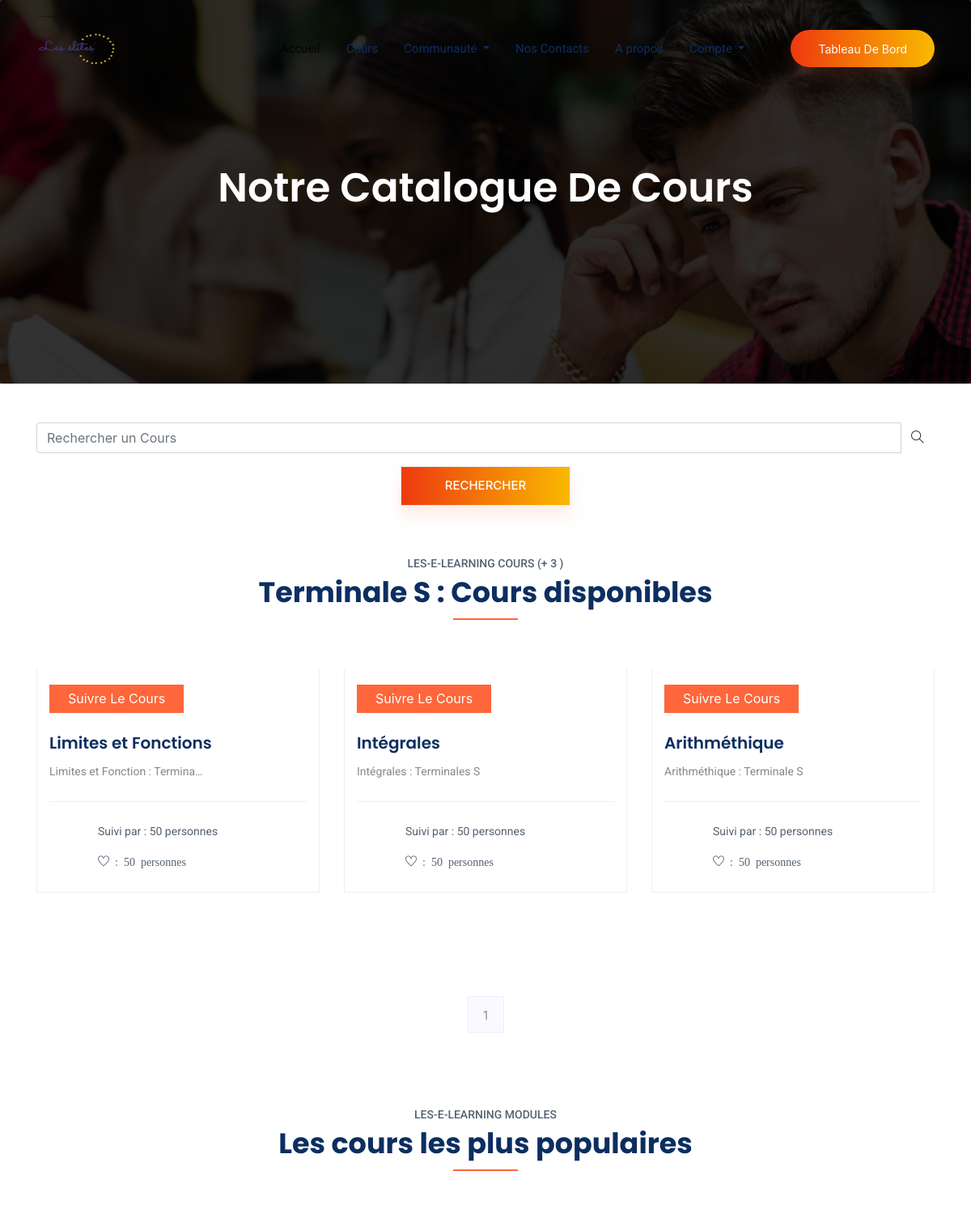
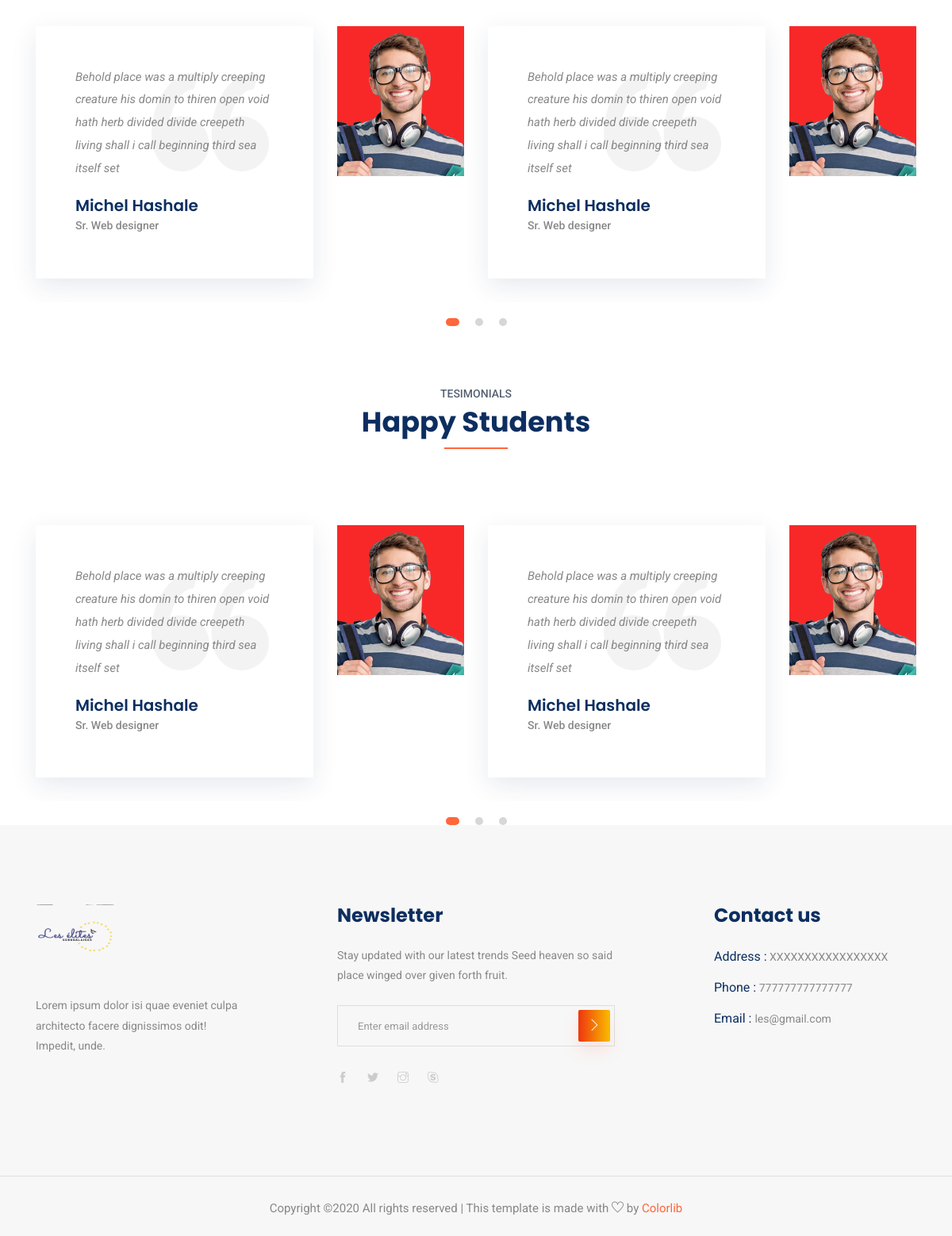
Page /cours/Terminale S/Mathémathiques on the committed database (2 pictures, top to bottom).
### Cours/models.py (models this page shows, shortened)
class Niveau(models.Model):
    niveau = models.CharField(max_length=50)
    photo = models.ImageField(upload_to="./Classes", height_field=None, width_field=None, max_length=None)

class Cours(models.Model):
    titre = models.CharField(max_length=50)
    description = models.TextField()
    categorie = models.CharField(max_length=50)
    niveau = models.ForeignKey(Niveau, on_delete=models.CASCADE)
    photo = models.ImageField(upload_to="./Cours", height_field=None, width_field=None, max_length=None)
    likes = models.ManyToManyField(Membre, blank=True, null=True)

### Cours/views.py (the view, shortened to what this page needs)
# urls.py: path('<str:niveau>/<str:categorie>',views.Cours_liste, name = "Cours_liste" ),
def Cours_liste(request, niveau, categorie):
    niveau = Niveau.objects.get(niveau=niveau)
    niveau_id = niveau.id
    cours = Cours.objects.filter(Q(niveau = niveau_id), Q(categorie = categorie))
    som = cours.count()
    paginator = Paginator(cours, 12)
    page = request.GET.get('page', 1)
    try:
            cours = paginator.page(page)
    except PageNotAnInteger:
            cours = paginator.page(1)
    except EmptyPage:
            cours = paginator.page(paginator.num_pages)
    query_ = request.GET.get("q")
    return render(request, "Cours/cours_liste.html", locals())

### Templates/Cours/cours_liste.html (shortened to what this page needs)
{% extends "Layouts/base.html" %}
{% block content %}
{% load static %}
    <section class="breadcrumb breadcrumb_bg">
        <div class="container">
            <div class="row">
                <div class="col-lg-12">
                    <div class="breadcrumb_iner text-center">
                        <div class="breadcrumb_iner_item">
                            <h2>Notre Catalogue de Cours</h2>
                        </div>
                    </div>
                </div>
            </div>
        </div>
    </section>
    <section class="special_cource mt-5">
        <div class="container">
           <div class="section_tittle text-center">
               <div>
               <form method="GET">
                   <div class="form-group">
                      <div class="input-group mb-3">
                         <input name="q" type="text" class="form-control" placeholder='Rechercher un Cours'
                            onfocus="this.placeholder = ''" onblur="this.placeholder = 'Rechercher un Cours'">
                         <div class="input-group-append">
                            <button class="btn" type="button"><i class="ti-search"></i></button>
                         </div>
                      </div>
                   </div>
                   <button class="button rounded-0 primary-bg text-white w-10 btn_1" type="submit">Rechercher</button>
                </form>
               </div>
           </div>
       </div>
</section>
    <section class="special_cource mt-3">
        <div class="container">
            <div class="row justify-content-center">
                <div class="col-xl-12">
                    <div class="section_tittle text-center">
                        <p>Les-E-Learning Cours (+ {{som}} )</p>
                        <h2>{{niveau.niveau}} : Cours disponibles</h2>
                    </div>
                </div>
            </div>
            <div class="row">
                {% for i in cours  %}
                <div class="col-sm-6 col-lg-4 mb-5">
                    <div class="single_special_cource">
                        <div class="special_cource_text">
                            <a href="{% url 'Cours_details' niveau.niveau i.categorie i.titre %}" class="btn_4">Suivre le cours</a>
                            <h3>{{i.titre|truncatechars:20}}</h3>
                            <p>{{i.description|truncatechars:30}}</p>
                            <div class="author_info">
                                <div class="author_img">
                                    <div class="author_info_text">
                                        <p>Suivi par : 50 personnes</p>
                                        <p class="ti-heart">  : 50 personnes</p>
                                    </div>
                                </div>
                            </div>
                        </div>
                    </div>
                </div>
                {% empty %}
                <div class="alert alert-warning container text-center" role="alert">
                    Les cours pour cette section ne sont pas disponibles pour le moment.
                    <p><strong>Merci de votre compréhension.</strong></p>
                </div>
                {% endfor %}
            </div>
        </div>
    </section>
    <nav class="blog-pagination justify-content-center d-flex">
        <ul class="pagination">
            {% for p in cours.paginator.page_range %}
            {% if cours.number == p  %}
            <li class="page-item active"><a class="page-link" href="?page={{p}}">{{p}}</a></li>
            {% else %}
            <li class="page-item"><a class="page-link" href="?page={{p}}">{{p}}</a></li>
            {% endif %}
            {% endfor %}
        </ul>
    </nav>
    <section class="testimonial_part section_padding">
        <div class="container-fluid">
            <div class="row justify-content-center">
                <div class="col-xl--">
                    <div class="section_tittle text-center">
                        <p>Les-E-Learning Modules</p>
                        <h2>Les cours les plus populaires</h2>
                    </div>
                </div>
            </div>
            <div class="row">
                <div class="col-lg-12">
                    <div class="textimonial_iner owl-carousel">
                        <div class="testimonial_slider">
                            <div class="row">
                                <div class="col-lg-8 col-xl-4 col-sm-8 align-self-center">
                                    <div class="testimonial_slider_text">
                                        <p>Behold place was a multiply creeping creature his domin to thiren open void
                                            hath herb divided divide creepeth living shall i call beginning
                                            third sea itself set</p>
                                        <h4>Michel Hashale</h4>
                                        <h5> Sr. Web designer</h5>
                                    </div>
                                </div>
                                <div class="col-lg-4 col-xl-2 col-sm-4">
                                    <div class="testimonial_slider_img">
                                        <img src="{%  static  'img/testimonial_img_1.png'  %}" alt="#">
                                    </div>
                                </div>
                                <div class="col-xl-4 d-none d-xl-block">
                                    <div class="testimonial_slider_text">
                                        <p>Behold place was a multiply creeping creature his domin to thiren open void
                                            hath herb divided divide creepeth living shall i call beginning
                                            third sea itself set</p>
                                        <h4>Michel Hashale</h4>
                                        <h5> Sr. Web designer</h5>
                                    </div>
                                </div>
                                <div class="col-xl-2 d-none d-xl-block">
                                    <div class="testimonial_slider_img">
                                        <img src="{%  static 'img/testimonial_img_1.png' %}" alt="#">
                                    </div>
                                </div>
                            </div>
                        </div>
                    </div>
                </div>
            </div>
        </div>
    </section>
    <section class="testimonial_part">
        <div class="container-fluid">
            <div class="row justify-content-center">
                <div class="col-xl-5">
                    <div class="section_tittle text-center">
                        <p>tesimonials</p>
                        <h2>Happy Students</h2>
                    </div>
                </div>
            </div>
            <div class="row">
                <div class="col-lg-12">
                    <div class="textimonial_iner owl-carousel">
                        <div class="testimonial_slider">
                            <div class="row">
                                <div class="col-lg-8 col-xl-4 col-sm-8 align-self-center">
                                    <div class="testimonial_slider_text">
                                        <p>Behold place was a multiply creeping creature his domin to thiren open void
                                            hath herb divided divide creepeth living shall i call beginning
                                            third sea itself set</p>
                                        <h4>Michel Hashale</h4>
                                        <h5> Sr. Web designer</h5>
                                    </div>
                                </div>
                                <div class="col-lg-4 col-xl-2 col-sm-4">
                                    <div class="testimonial_slider_img">
                                        <img src="{% static 'img/testimonial_img_1.png' %}" alt="#">
                                    </div>
                                </div>
                                <div class="col-xl-4 d-none d-xl-block">
                                    <div class="testimonial_slider_text">
                                        <p>Behold place was a multiply creeping creature his domin to thiren open void
                                            hath herb divided divide creepeth living shall i call beginning
                                            third sea itself set</p>
                                        <h4>Michel Hashale</h4>
                                        <h5> Sr. Web designer</h5>
                                    </div>
                                </div>
                                <div class="col-xl-2 d-none d-xl-block">
                                    <div class="testimonial_slider_img">
                                        <img src="{% static 'img/testimonial_img_1.png' %}" alt="#">
                                    </div>
                                </div>
                            </div>
                        </div>
                    </div>
                </div>
            </div>
        </div>
    </section>
    {% endblock content %}

### rows in the picture
Niveau: niveau "Terminale S"
Cours: titre "Limites et Fonctions", description "Limites et Fonction : Termina…"
Cours: titre "Intégrales", description "Intégrales : Terminales S"
Cours: titre "Arithméthique", description "Arithméthique : Terminale S"

### other values in the picture
{{ som }} "3"
{{ p }} "1"
